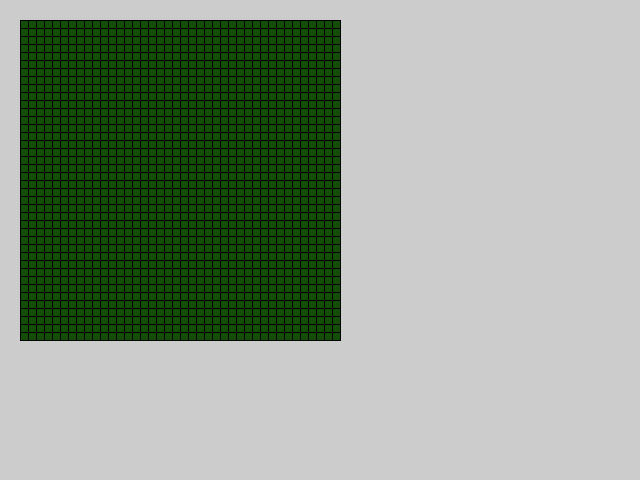
Frame 1 (no input)
Frame 2 (the mouse pressed at the canvas centre, redrawn once): identical to frame 1, image omitted

The Processing sketch that drew this single still picture (run headless with seeded random() and noise(); the mouse was pressed at the canvas centre and the sketch redrawn once):

// Processing sketch: GameOfLife
// ── GameOfLife.pde
GL  gl;

void setup(){
    size(640, 480);
    gl = new GL(new PVector(20, 20), 40, 40);
}

void draw(){
    gl.display();
}

void mousePressed(){
    if(LEFT == mouseButton){
        gl.set(mouseX, mouseY);
    }else if(RIGHT == mouseButton){
        gl.erase(mouseX, mouseY);
    }
}


void mouseDragged(){
    if(LEFT == mouseButton){
        gl.set(mouseX, mouseY);
    }else if(RIGHT == mouseButton){
        gl.erase(mouseX, mouseY);
    }
}

void keyReleased(){
    if('r' == key){
        gl.run();
    }
}

// ── GL.pde
class GL{
    final float R = 8;
    PVector offset;
    int w;
    int h;
    int len;
    byte[] data1;
    byte[] data2;
    byte[] cur;
    byte[] next;
    byte[] tmp;
    NeighborOffset[] neighbors = new NeighborOffset[8];
    color off;
    color on;

    GL(PVector offset, int w, int h){
        this.offset = offset;
        this.w = w;
        this.h = h;
        len = w * h;
        data1 = new byte[len];
        data2 = new byte[len];
        cur  = data1;
        next = data2;

        off = color(19, 77, 8);
        on  = color(207, 245, 200);

        neighbors[0] = new NeighborOffset(0, -1);   //north
        neighbors[1] = new NeighborOffset(1, -1);   //north-east
        neighbors[2] = new NeighborOffset(1, 0);    //east
        neighbors[3] = new NeighborOffset(1, 1);    //south-east
        neighbors[4] = new NeighborOffset(0, 1);    //south
        neighbors[5] = new NeighborOffset(-1, 1);   //south-west
        neighbors[6] = new NeighborOffset(-1, 0);   //west
        neighbors[7] = new NeighborOffset(-1, -1);  //north-west
    }

    void display(){
        stroke(1);
        float xOffset, yOffest;
        for(int x = 0; x < w; x++){

            xOffset = offset.x + x * R;
            for(int y = 0; y < h; y++){

                yOffest = offset.y + y * R;
                if(0 == cur[x + y * w]){
                    fill(off);
                }else{
                    fill(on);
                }

                rect(xOffset, yOffest, R, R);
            }
        }

        noLoop();
    }

    void run(){
        generate(cur, next);

        tmp = cur;
        cur = next;
        next = tmp;

        loop();
    }

    void set(int x, int y){
        if(x > offset.x ||
            x < (offset.x + w * R) ||
            y > offset.y ||
            y < (offset.y + h * R)){
            int ix = (int)((x - offset.x) / R);
            int iy = (int)((y - offset.y) / R);
            int i = ix + iy * w;

            byte key = cur[i];
            if(1 == key){
                cur[i] = 0;
            }else{
                cur[i] = 1;
            }

            loop();
        }
    }

    void erase(int x, int y){
        if(x > offset.x ||
            x < (offset.x + w * R) ||
            y > offset.y ||
            y < (offset.y + h * R)){
            int ix = (int)((x - offset.x) / R);
            int iy = (int)((y - offset.y) / R);
            int i = ix + iy * w;

            cur[i] = 0;

            loop();
        }
    }

    void generate(byte[] c, byte[] n){
        int lives;
        byte key;
        for(int i = 0; i < len; i++){
            lives = getNeighborsLives(c, i);
            key = c[i];

            if(0 == key){
                if(3 == lives){
                    n[i] = 1;
                }else{
                    n[i] = 0;
                }
            }else if(1 == key){
                if(lives < 2 ||
                    lives > 3){
                    n[i] = 0;
                }else{
                    n[i] = 1;
                }
            }
        }
    }

    int getNeighborsLives(byte[] c, int pos){
        int lives = 0;
        int x = pos % w; 
        int y = pos / w;

        
        int offsetX;
        int offsetY;
        int index;
        for(int i = 0; i < 8; i++){
            offsetX = x + neighbors[i].x;
            offsetY = y + neighbors[i].y;
            if(offsetX < 0){
                offsetX = w - 1;
            }else if(offsetX > (w-1)){
                offsetX = 0;
            }

            if(offsetY < 0){
                offsetY = h - 1;
            }else if(offsetY > (h-1)){
                offsetY = 0;
            }

            index = offsetY * w + offsetX;
            if(1 == c[index]){
                lives += 1;
            }
        }

        return lives;
    }


    class NeighborOffset{
        int x;
        int y;

        NeighborOffset(int x, int y){
            this.x = x;
            this.y = y;
        }
    }

}
